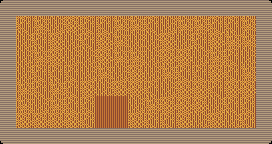

A level layout from a 2D game, rendered from its tile map. Below: a short description, then the map file with its tile-grid data intact:
An orthogonal 17x9 tile map with 16x16 px tiles, 2 tile layers (bg, wheat) and 2 objects (Fire, Comb).

<map version="1.9" tiledversion="1.9.2" orientation="orthogonal" renderorder="right-down" width="17" height="9" tilewidth="16" tileheight="16" infinite="0" nextlayerid="5" nextobjectid="5">
 <editorsettings>
  <export target="//wsl.localhost/Ubuntu[local-path]/projects/LD52/public/maps/tutorial.tmx" format="tmx" />
 </editorsettings>
 <tileset firstgid="1" source="tiles.tsx" />
 <layer id="1" name="bg" width="17" height="9">
  <data encoding="csv">
5,11,11,11,11,11,11,11,11,11,11,11,11,11,11,11,6,
11,11,11,11,11,11,11,11,11,11,11,11,11,11,11,11,11,
11,11,11,11,11,11,11,11,11,11,11,11,11,11,11,11,11,
11,11,11,11,11,11,11,11,11,11,11,11,11,11,11,11,11,
11,11,11,11,11,11,11,11,11,11,11,11,11,11,11,11,11,
11,11,11,11,11,11,11,11,11,11,11,11,11,11,11,11,11,
11,11,11,11,11,11,8,8,11,11,11,11,11,11,11,11,11,
11,11,11,11,11,11,8,8,11,11,11,11,11,11,11,11,11,
9,11,11,11,11,11,11,11,11,11,11,11,11,11,11,11,10
</data>
 </layer>
 <layer id="3" name="wheat" width="17" height="9">
  <data encoding="csv">
0,0,0,0,0,0,0,0,0,0,0,0,0,0,0,0,0,
0,2,3,4,1,2,2,3,3,2,4,3,3,2,2,3,0,
0,4,2,1,4,2,1,3,4,4,1,4,2,1,3,3,0,
0,4,3,1,4,4,1,3,3,4,1,1,4,3,2,4,0,
0,4,2,2,2,4,3,4,1,4,3,2,2,1,2,3,0,
0,3,2,3,2,1,4,1,1,2,4,1,1,2,1,1,0,
0,3,4,3,2,2,0,0,4,3,1,1,1,4,2,2,0,
0,1,1,1,1,2,0,0,1,2,2,1,4,1,4,2,0,
0,0,0,0,0,0,0,0,0,0,0,0,0,0,0,0,0
</data>
 </layer>
 <objectgroup id="2" name="obj">
  <properties>
   <property name="excalibur" type="bool" value="true" />
  </properties>
  <object id="3" name="Fire" class="Fire" x="16" y="112" width="16" height="16" />
  <object id="4" name="Comb" class="Comb" x="96" y="96" width="32" height="48" />
 </objectgroup>
</map>